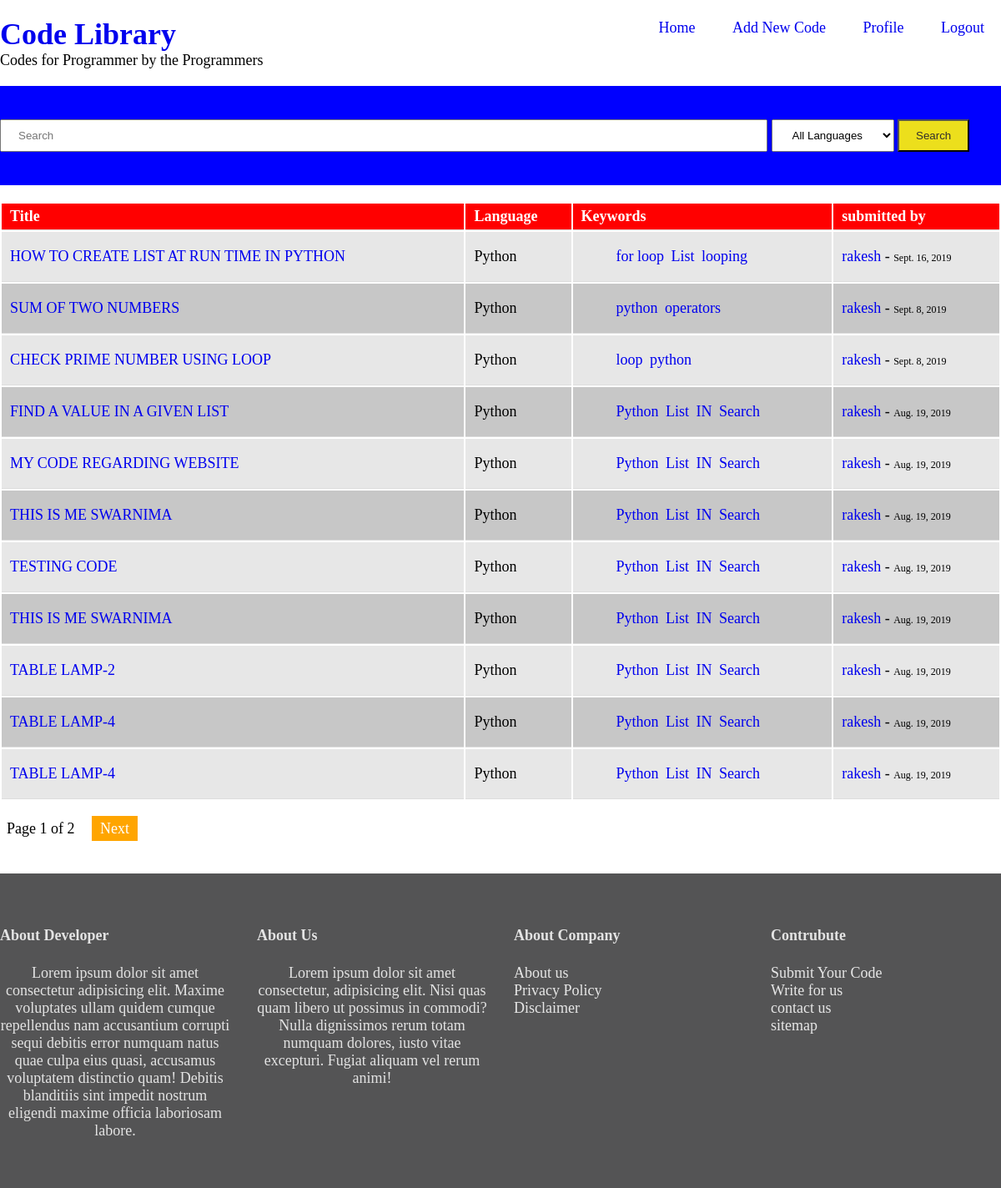
The app's page / (signed in) with its own data.
### library/models.py (models this page shows, shortened)
class code(models.Model):
    STATUS = [('Dr', 'Draft'), ('Pub', 'Published')]
    language = models.ForeignKey('language', on_delete=models.CASCADE)
    title = models.CharField(max_length=250)
    code = models.TextField()
    keywords = TaggableManager()
    status = models.CharField(max_length=20, choices=STATUS, default='Dr')
    submitted_on = models.DateField(auto_now=True)
    updated_on = models.DateField(auto_now=False)
    author = models.ForeignKey(User, default=1, on_delete=models.CASCADE)

class language(models.Model):
    language = models.CharField(max_length=30)
    def __str__(self):
        return self.language

### library/views.py (the view)
# urls.py: path('', homeView.as_view(), name="home"),
class homeView(ListView):
    model = code
    context_object_name = 'posts'
    paginate_by = 11
    template_name = 'library/home.html'
    def get_queryset(self):
        if self.request.user.is_authenticated:
            return code.objects.filter(author_id=self.request.user).order_by('-updated_on')
        else:
            return code.objects.all().order_by('-updated_on')

### library/templates/library/home.html (shortened to what this page needs)
{% extends 'library/base.html' %}
    {% block content %}
    <div style="overflow-x:auto;">
        <table>
            <tr>
                <th>Title</th>
                <th>Language</th>
                <th>Keywords</th>
                <th>submitted by</th>
            </tr>
            {% for post in posts %}
                <tr>
                    <td> <a href="{% url 'singlecode' post.id %}"> {{post.title|upper}} </td>
                    <td> {{post.language}} </td>
                    <td>
                        <ul class="tags">
                                {% for tag in post.keywords.all %}
                                    <li><a href ="{% url 'taglist' tag.slug %}">{{ tag.name }}</a></li>
                                {% endfor %}
                            </ul>
                        </td>
                    <td><a href="{% url 'authorList' post.author_id %}"> {{post.author}} </a> - <span style="font-size:12px;">{{post.updated_on}}</span> </td>
                </tr>
            {% endfor%}
        </table>
    </div>
{% endblock %}

### library/static/css/style.css (style rules this page uses)
body { margin: 0; padding: 0; font-size: 18px; height: 100vh; }
a { text-decoration: none; }
table { width: 100vw; max-width: 1300px; }
th, td { border-bottom: 1px solid #ddd; }
th { background: red; color: white; padding: 5px 10px; text-align: left; }
tr:nth-child(odd) { background: #c7c7c7; }
tr:nth-child(even) { background: #e7e7e7; }
td { padding: 1px 10px; margin: 0; text-align: left; }
.code li { padding: 10px 0; }
ul.tags { list-style-type: none; display: inline-block; }
ul.tags li { display: inline-block; padding: 0px 2px; }

### records on screen
code: title "HOW TO CREATE LIST AT RUN TIME IN PYTHON", language "Python", author "rakesh", updated_on "Sept. 16, 2019"
Tag: name "for loop"
Tag: name "List"
Tag: name "looping"
code: title "SUM OF TWO NUMBERS", language "Python", author "rakesh", updated_on "Sept. 8, 2019"
Tag: name "python"
Tag: name "operators"
code: title "CHECK PRIME NUMBER USING LOOP", language "Python", author "rakesh", updated_on "Sept. 8, 2019"
Tag: name "loop"
code: title "FIND A VALUE IN A GIVEN LIST", language "Python", author "rakesh", updated_on "Aug. 19, 2019"
Tag: name "Python"
Tag: name "IN"
Tag: name "Search"
code: title "MY CODE REGARDING WEBSITE", language "Python", author "rakesh", updated_on "Aug. 19, 2019"
code: title "THIS IS ME SWARNIMA", language "Python", author "rakesh", updated_on "Aug. 19, 2019"
code: title "TESTING CODE", language "Python", author "rakesh", updated_on "Aug. 19, 2019"
code: title "THIS IS ME SWARNIMA", language "Python", author "rakesh", updated_on "Aug. 19, 2019"
code: title "TABLE LAMP-2", language "Python", author "rakesh", updated_on "Aug. 19, 2019"
code: title "TABLE LAMP-4", language "Python", author "rakesh", updated_on "Aug. 19, 2019"
code: title "TABLE LAMP-4", language "Python", author "rakesh", updated_on "Aug. 19, 2019"

### other values on screen
{{ page_obj.number }} "1"
{{ page_obj.paginator.num_pages }} "2"
